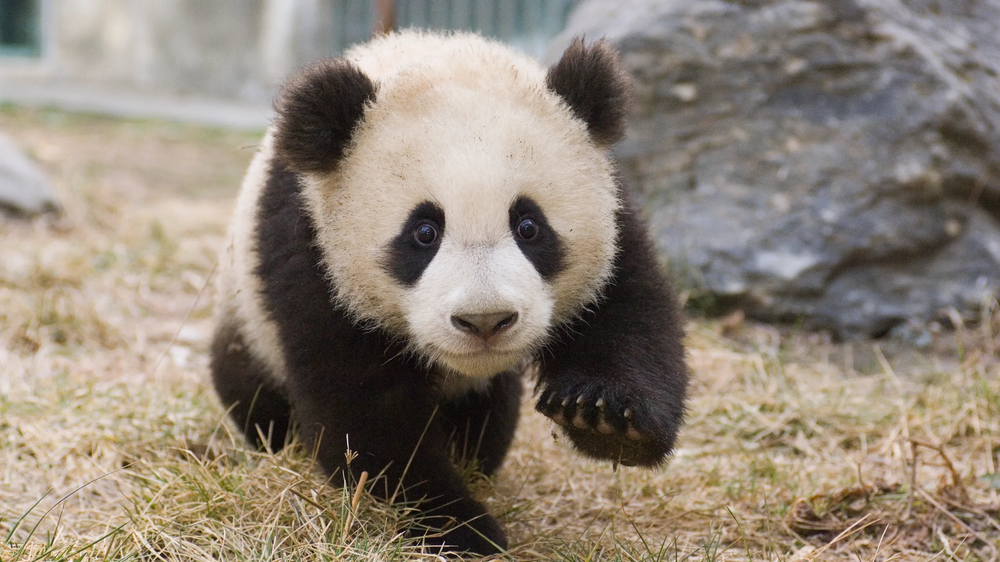
#> input picture panda.png, 1000 x 562 px, shrunk from 2560 x 1440 before the run
$ python TestImages.py
#> lines starting #> are read from the running program, lines starting #| are printed output that depends on the picture; long printed decimals are rounded
### ImageRegistration.py
import numpy as np
import cv2
import MutualInformation as MI


#primary function to compute image translation and rotation
def registerImages(imgA, imgB, x_limit, y_limit, pixel_spacing=1, bins=256):
    x = 0
    y = 0
    mutual_max = 0

    x_values = np.arange(x_limit[0], x_limit[1], pixel_spacing)
    y_values = np.arange(y_limit[0], y_limit[1], pixel_spacing)

    # looping to see the maximum mutual information
    for i in range(len(x_values)):
        for j in range(len(y_values)):
            imgATransformed = transformImage(imgA, x_values[i], y_values[j], 0)
            mutual_Im = imageMutualInformation(imgATransformed, imgB, bins)

            if mutual_Im > mutual_max:
                mutual_max = mutual_Im
                x = x_values[i]
                y = y_values[j]

    return x, y, mutual_max

#rotates and translates image
def transformImage(img, angle, xShift, yShift):

    sine = np.sin(angle)
    cosine = np.cos(angle)
    M = np.float32([[cosine, -1 * sine, xShift], [sine, cosine, yShift]])
    transformed = cv2.warpAffine(img, M, (img.shape[1], img.shape[0]))

    return transformed

# computes intentsity probability
# [6 lines left out: function histogramProbability, not called in this run]

# joint intensity probability of two images
def histogramJointProbability(imgA, imgB, bins):

    joint_hist, _, _ = np.histogram2d(imgA.ravel(), imgB.ravel(), bins=bins)
    joint_histNorm = joint_hist/float(np.sum(joint_hist))

    return joint_histNorm


#mutual information between two images
def imageMutualInformation(imgA, imgB, bins):

    probXY = histogramJointProbability(imgA, imgB, bins)
    probX = np.sum(probXY, axis=1)
    probY = np.sum(probXY, axis=0)
    mutualIm = MI.mutual_information(probX, probY, probXY)

    return mutualIm

### MutualInformation.py
import numpy as np


def entropy(probX):

    ent = 0
    for i in range(len(probX)):
        if probX[i] > 0.0:
            ent += -probX[i]*np.log2(probX[i])

    return ent


def joint_entropy(probXY):

    ent = 0
    row, column = probXY.shape
    for i in range(row):
        for j in range(column):
            if probXY[i,j] > 0.0:
                ent += -probXY[i, j]*np.log2(probXY[i, j])

    return ent


# [7 lines left out: function cond_entropy, not called in this run]


def mutual_information(probX, probY, probXY):

    HX = entropy(probX)
    HY = entropy(probY)
    HXY = joint_entropy(probXY)
    MI = HX + HY - HXY

    return MI


# [22 lines left out: function extractProbabilities, not called in this run]

### TestImages.py
import numpy as np
import cv2
import ImageRegistration as IR

# reading test image
img = cv2.imread('panda.png', 0)
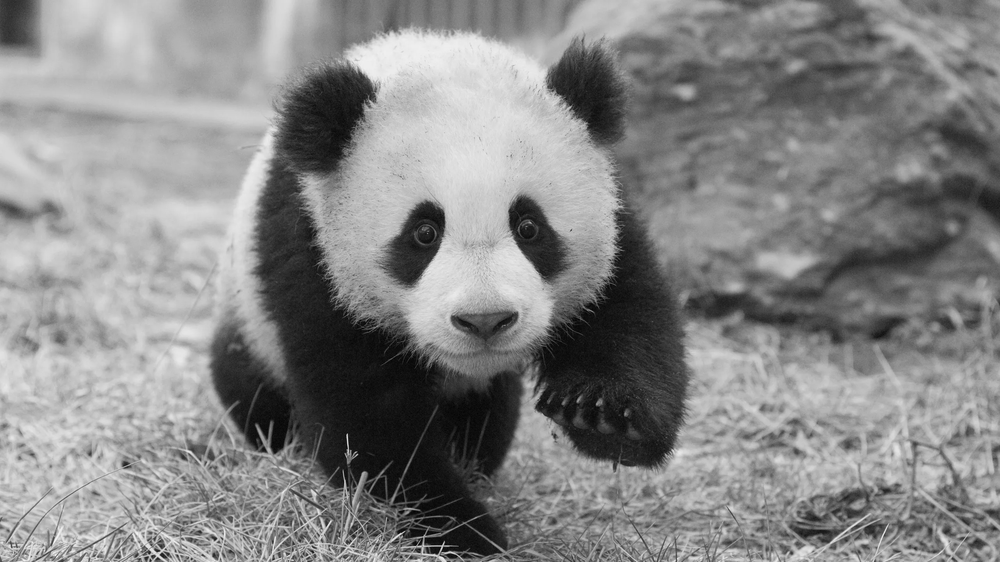
#> img: shape (562, 1000); min 0, max 251, mean 133.6

#shifting image in xy and y direction
shifted = IR.transformImage(img, 0, 2, 3)
#> in transformImage, `transformed = cv2.warpAffine(img, M, (img.shape[1], img.shape[0]))`:
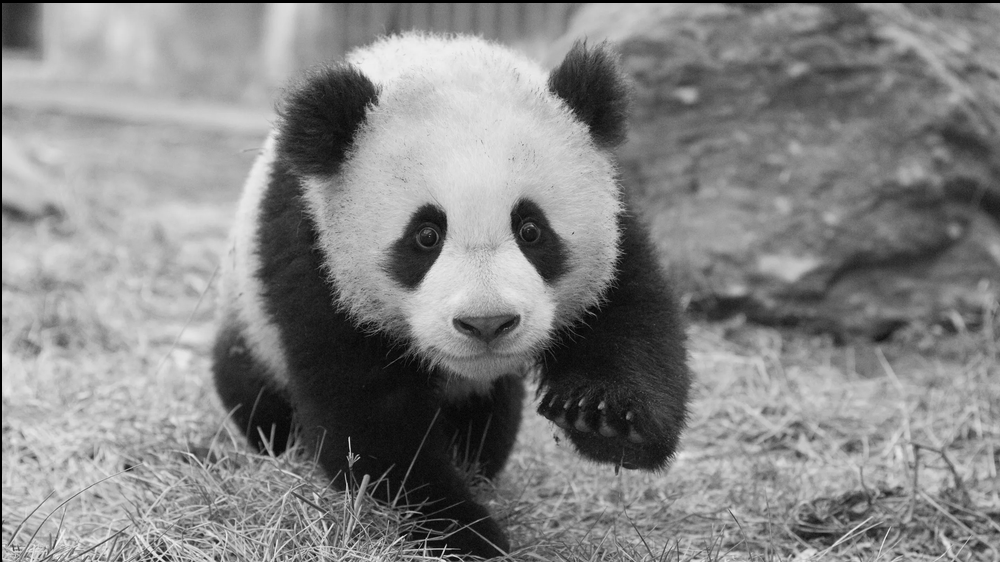
#> transformed: shape (562, 1000); min 0, max 251, mean 132.6

#computing the shift and mutual information after registration
x_limit = [0, 5]
y_limit = [0, 5]
x, y, mutualO = IR.registerImages(img, shifted, x_limit, y_limit,pixel_spacing=0.5)
#> the loop in registerImages, `for i in range(len(x_values)):` made 10 passes
#> pass 1, in histogramJointProbability, `joint_hist, _, _ = np.histogram2d(imgA.ravel(), imgB.ravel(), bins=bins)`:
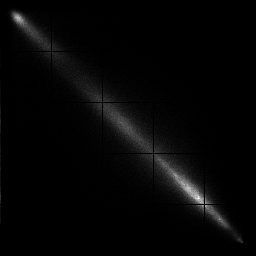
#> joint_hist: shape (256, 256) float64; min 0, max 372, mean 8.6; drawn with min black and max white
#> pass 1, in histogramJointProbability (call 2), `joint_hist, _, _ = np.histogram2d(imgA.ravel(), imgB.ravel(), bins=bins)`:
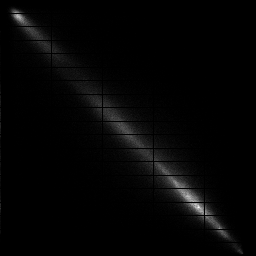
#> joint_hist: shape (256, 256) float64; min 0, max 418, mean 8.6; drawn with min black and max white
print(x)
#| 0.0
print(y)
#| 2.5
print(mutualO)
#| 1.966
